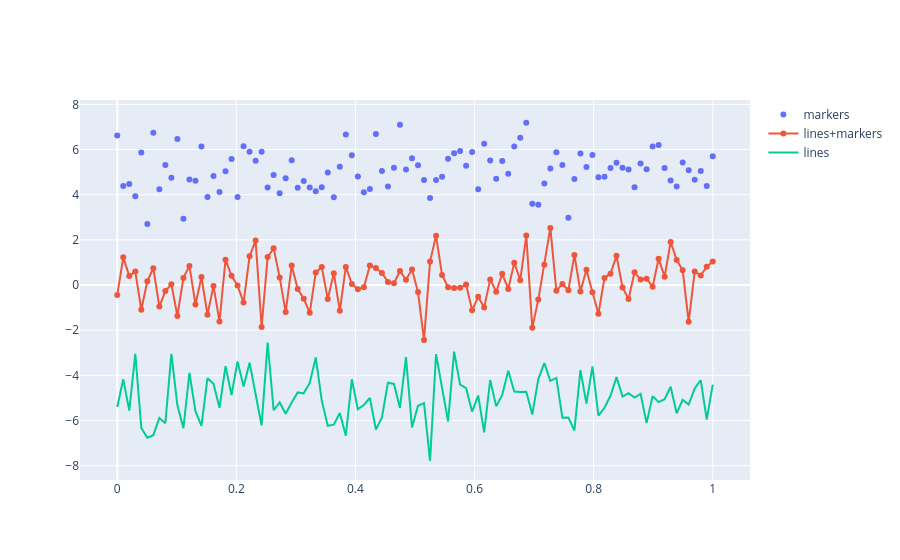

The cell this chart's notebook holds for it:
### Markdown cell above
Line and Scatter Plots
Use mode argument to choose between markers, lines, or a combination of both. For more options about line plots, see also the line charts notebook and the filled area plots notebook.

如果是markers，那么就是散点图；如果是lines，那么就是线型图;如果 mode=’lines+markers’那么就是在线型图的基础上描点

### Code cell
np.random.seed(1)

N = 100
random_x = np.linspace(0, 1, N)
random_y0 = np.random.randn(N) + 5
random_y1 = np.random.randn(N)
random_y2 = np.random.randn(N) - 5

fig = go.Figure()

# Add traces
fig.add_trace(go.Scatter(x=random_x, y=random_y0,
                    mode='markers',
                    name='markers'))
fig.add_trace(go.Scatter(x=random_x, y=random_y1,
                    mode='lines+markers',
                    name='lines+markers'))
fig.add_trace(go.Scatter(x=random_x, y=random_y2,
                    mode='lines',
                    name='lines'))
fig.show()
